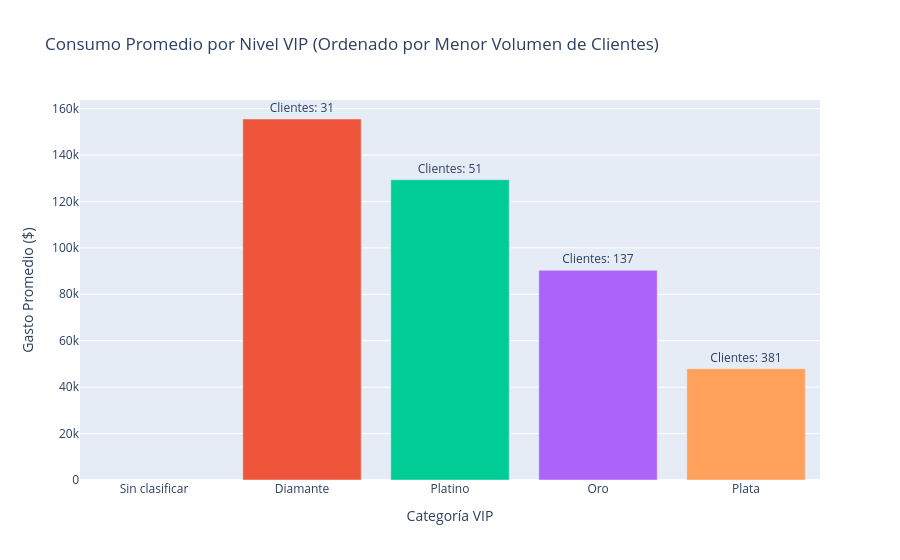

The notebook cell saved with this chart:
### Markdown cell above
##  44. Gráfico de barras. Perfil de valor

### Code cell
# Agrupamos calculando el monto promedio Y contando la cantidad de clientes
perfil_vip = df_modelo.groupby('nivel_vip').agg(
    monto_promedio=('monto_gastado', 'mean'),
    cantidad_clientes=('nivel_vip', 'count')
).reset_index()

# 2. Ordenamos de MENOR a MAYOR (Ascending=True)
perfil_vip = perfil_vip.sort_values('cantidad_clientes', ascending=True)

# 3. Creamos el gráfico de barras forzando el orden con 'category_orders'
fig_bar = px.bar(perfil_vip, 
                 x='nivel_vip', 
                 y='monto_promedio', 
                 color='nivel_vip',
                 title='Consumo Promedio por Nivel VIP (Ordenado por Menor Volumen de Clientes)',
                 labels={'nivel_vip': 'Categoría VIP', 'monto_promedio': 'Gasto Promedio ($)'},
                 text='cantidad_clientes', 
                 hover_data={'cantidad_clientes': True},
                 category_orders={"nivel_vip": perfil_vip['nivel_vip'].tolist()}) # <--- Esto asegura que respete el orden del DataFrame

# 4. Formateamos el texto para que aparezca fuera de la barra y ocultamos la leyenda
fig_bar.update_traces(texttemplate='Clientes: %{text}', textposition='outside')
fig_bar.update_layout(showlegend=False)

# Mostrar el gráfico
fig_bar.show()

### Figure 1 — Plotly figure (JSON) as saved in the notebook; plotly's stock layout.template omitted (floating-point values rounded to 4 significant figures)
{"data": [{"customdata": [[0]], "hovertemplate": "Categoría VIP=%{x}<br>Gasto Promedio ($)=%{y}<br>cantidad_clientes=%{customdata[0]}<extra></extra>", "legendgroup": "Sin clasificar", "marker": {"color": "#636efa", "pattern": {"shape": ""}}, "name": "Sin clasificar", "orientation": "v", "showlegend": true, "text": [0.0], "textposition": "outside", "texttemplate": "Clientes: %{text}", "type": "bar", "x": ["Sin clasificar"], "xaxis": "x", "y": [NaN], "yaxis": "y"}, {"customdata": [[31]], "hovertemplate": "Categoría VIP=%{x}<br>Gasto Promedio ($)=%{y}<br>cantidad_clientes=%{customdata[0]}<extra></extra>", "legendgroup": "Diamante", "marker": {"color": "#EF553B", "pattern": {"shape": ""}}, "name": "Diamante", "orientation": "v", "showlegend": true, "text": [31.0], "textposition": "outside", "texttemplate": "Clientes: %{text}", "type": "bar", "x": ["Diamante"], "xaxis": "x", "y": [155500.0], "yaxis": "y"}, {"customdata": [[51]], "hovertemplate": "Categoría VIP=%{x}<br>Gasto Promedio ($)=%{y}<br>cantidad_clientes=%{customdata[0]}<extra></extra>", "legendgroup": "Platino", "marker": {"color": "#00cc96", "pattern": {"shape": ""}}, "name": "Platino", "orientation": "v", "showlegend": true, "text": [51.0], "textposition": "outside", "texttemplate": "Clientes: %{text}", "type": "bar", "x": ["Platino"], "xaxis": "x", "y": [129300.0], "yaxis": "y"}, {"customdata": [[137]], "hovertemplate": "Categoría VIP=%{x}<br>Gasto Promedio ($)=%{y}<br>cantidad_clientes=%{customdata[0]}<extra></extra>", "legendgroup": "Oro", "marker": {"color": "#ab63fa", "pattern": {"shape": ""}}, "name": "Oro", "orientation": "v", "showlegend": true, "text": [137.0], "textposition": "outside", "texttemplate": "Clientes: %{text}", "type": "bar", "x": ["Oro"], "xaxis": "x", "y": [90340.0], "yaxis": "y"}, {"customdata": [[381]], "hovertemplate": "Categoría VIP=%{x}<br>Gasto Promedio ($)=%{y}<br>cantidad_clientes=%{customdata[0]}<extra></extra>", "legendgroup": "Plata", "marker": {"color": "#FFA15A", "pattern": {"shape": ""}}, "name": "Plata", "orientation": "v", "showlegend": true, "text": [381.0], "textposition": "outside", "texttemplate": "Clientes: %{text}", "type": "bar", "x": ["Plata"], "xaxis": "x", "y": [47970.0], "yaxis": "y"}], "layout": {"barmode": "relative", "legend": {"title": {"text": "Categoría VIP"}, "tracegroupgap": 0}, "showlegend": false, "title": {"text": "Consumo Promedio por Nivel VIP (Ordenado por Menor Volumen de Clientes)"}, "xaxis": {"anchor": "y", "categoryarray": ["Sin clasificar", "Diamante", "Platino", "Oro", "Plata"], "categoryorder": "array", "domain": [0, 1], "title": {"text": "Categoría VIP"}}, "yaxis": {"anchor": "x", "domain": [0, 1], "title": {"text": "Gasto Promedio ($)"}}}}
